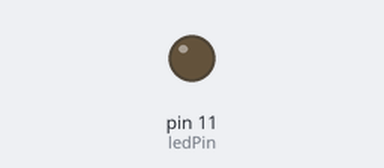
Recording of a sketch running on a simulated Arduino Uno, built with avr-gcc and run on an emulated ATmega328P. On the bench: output pins drawn as LEDs (lit = HIGH).

Above: at 0.05 s.
At 5.75 s:
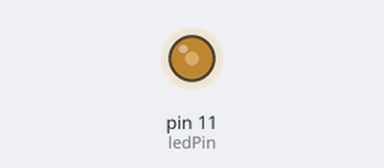
At 11.55 s:
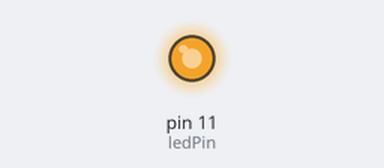
At 23.15 s:
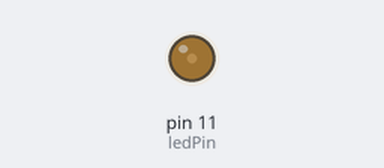
Timing chart, 0 to 33.2 s (numbered marks = the images above):
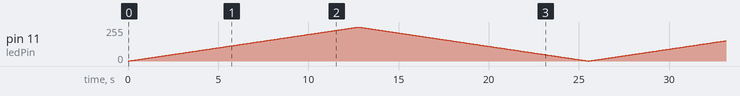

The sketch:

ex6_fading_led_light.ino
```cpp
//Example_ 6 fading led_light
const int ledPin = 11 ;
int i = 0;
void setup() {
  // put your setup code here, to run once:
pinMode(ledPin, OUTPUT);
}

void loop() {
  // put your main code here, to run repeatedly:
for (i = 0; i < 255; i++)
{
analogWrite(ledPin, i);
delay(50);
}

for (i = 255; i > 0; i--){
analogWrite(ledPin, i);
delay(50);

   }
}
```
